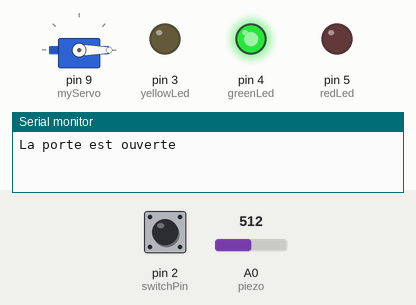
Recording of a sketch running on a simulated Arduino Uno, built with avr-gcc and run on an emulated ATmega328P. Parts: servo, output pins drawn as LEDs (lit = HIGH), the last lines printed to the serial monitor. Inputs (shaded band) come from the test bench; at power-on: pin 2 (switchPin) LOW, A0 (piezo) = 512.

Above: at 1.2 s.
1.3 s: pin 2 (switchPin) pulled HIGH for 0.15 s
At 1.7 s:
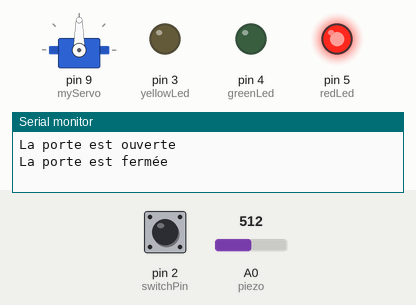
2.9 s: A0 (piezo) set to 992
5.9 s: A0 (piezo) set to 1011
Timing chart, 0 to 8.9 s (numbered marks = the images above; inputs shaded):
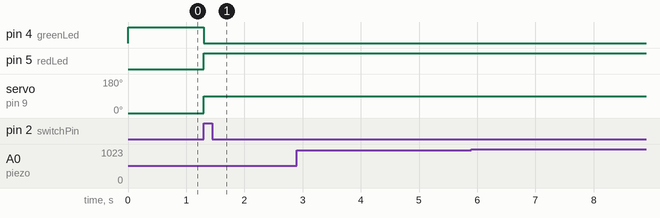

Measured:
- after the input at 1.3 s, pin 4 (greenLed): HIGH → LOW at once; pin 5 (redLed): LOW → HIGH at once; servo on pin 9 (myServo): 0° → 90° at once

The sketch:

p_12_verrou_porte_secret.ino
```cpp
#include <Servo.h>

Servo myServo;
const int piezo = A0;
const int switchPin = 2;
const int yellowLed = 3;
const int greenLed = 4;
const int redLed = 5;

int knockVal;
int switchVal;


const int quietKnock = 3;
const int loudKnock = 50;

boolean locked = false;
int numbersOfKnocks = 0;

void setup() {
    myServo.attach(9);
    pinMode(yellowLed,OUTPUT);
    pinMode(greenLed,OUTPUT);
    pinMode(redLed,OUTPUT);
    pinMode(switchPin,INPUT);
    Serial.begin(9600);
    digitalWrite(greenLed, HIGH);
    myServo.write(0);
    Serial.println("La porte est ouverte");
}

void loop() {
    if(locked == false)
    {
        switchVal = digitalRead(switchPin);
        if(switchVal == HIGH)
        {
            locked = true;
            digitalWrite(greenLed, LOW);
            digitalWrite(redLed, HIGH);
            myServo.write(90);
            Serial.println("La porte est fermée");
            numbersOfKnocks=0;
            delay(1000);
        }
    }
    if(locked == true)
    {
        knockVal = analogRead(piezo);
        if(numbersOfKnocks < 3 && knockVal > 0)
        {
            if(checkForKnock(knockVal)== true)
            {
                numbersOfKnocks++;
            }
            Serial.print(3-numbersOfKnocks);
            Serial.println("coup restant ");
        }

        if(numbersOfKnocks >= 3)
        {
            locked = false;
            myServo.write(0);
            delay(20);
            digitalWrite(greenLed, HIGH);
            digitalWrite(redLed, HIGH);
            Serial.println("La boite est ouvert !");
        }
    }
}
boolean checkForKnock(int value){
    if(value > quietKnock && value < loudKnock)
    {
        digitalWrite(yellowLed, HIGH);
        delay(50);
        digitalWrite(yellowLed, LOW);
        Serial.print("Coup valid de valeur ");
        Serial.println(value);
        return true;
    }else
    {
        Serial.print("Mauvaise valeur de coup ");
        Serial.println(value);
        return false;
    }

}
```
